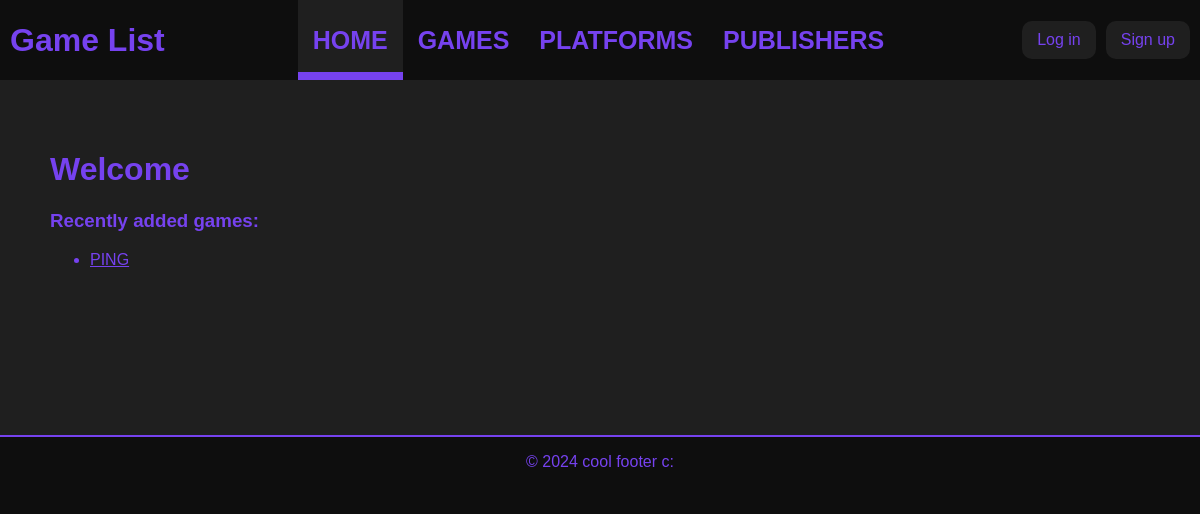
Before: /game-list/ with the older database file.
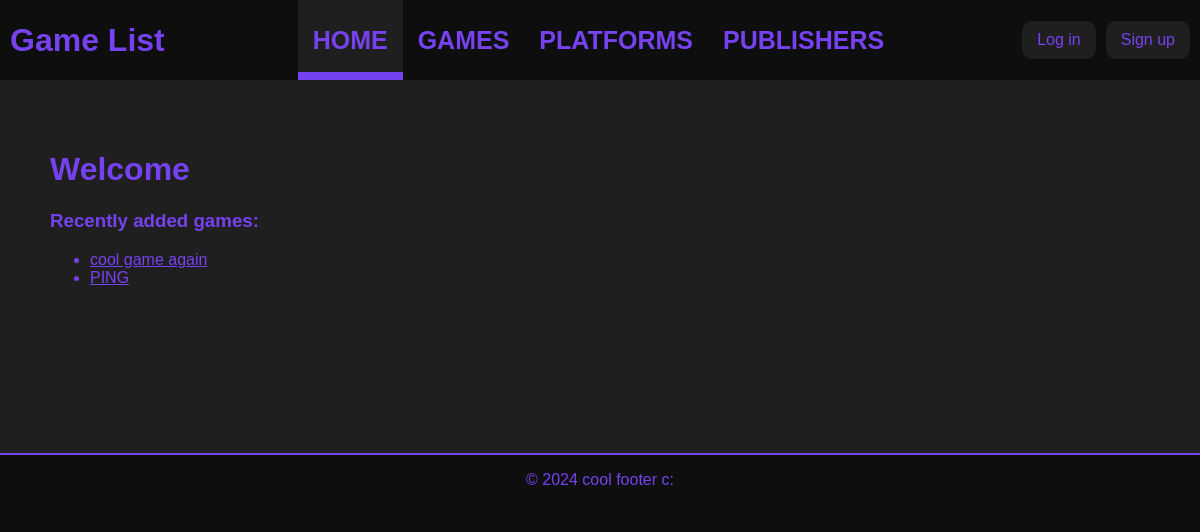
After: the same page with the newer database file.
### game_list_app/models.py (models this page shows, shortened)
class Game(models.Model):
	title = models.CharField(max_length = 200)
	genre = models.CharField(max_length = 200, blank=True, null=True)
	publisher = models.ForeignKey(Publisher, on_delete=models.SET_NULL, blank=True, null=True)
	platform = models.ForeignKey(Platform, on_delete=models.SET_NULL, blank=True, null=True)
	release_date = models.IntegerField(blank=True, null=True)
	description = models.TextField(blank=True, null=True)
	add_date = models.DateTimeField(editable = False, default = timezone.now)
	modified_date = models.DateTimeField(editable = False, default = timezone.now)

### game_list_app/views.py (the view)
# urls.py: 2. Add a URL to urlpatterns:  path('', Home.as_view(), name='home')
class Home(generic.ListView):
	template_name = "home.html"
	context_object_name = "latest_games"
	def get_queryset(self):
		return Game.objects.order_by("-add_date")[:10]

### game_list_app/templates/home.html (shortened to what this page needs)
{% extends 'index.html' %}
{% block content %}
<h1>Welcome</h1>
<h3>Recently added games:</h3>
{% if latest_games %}
    <ul>
    {% for game in latest_games %}
        <li><a href="{% url 'game_list_app:game_detail' game.id %}">{{ game.title }}</a></li>
    {% endfor %}
    </ul>
{% else %}
    <p>No games here :(</p>
{% endif %}
{% endblock %}

Changed rows visible on the page:
added Game: title "cool game again"
